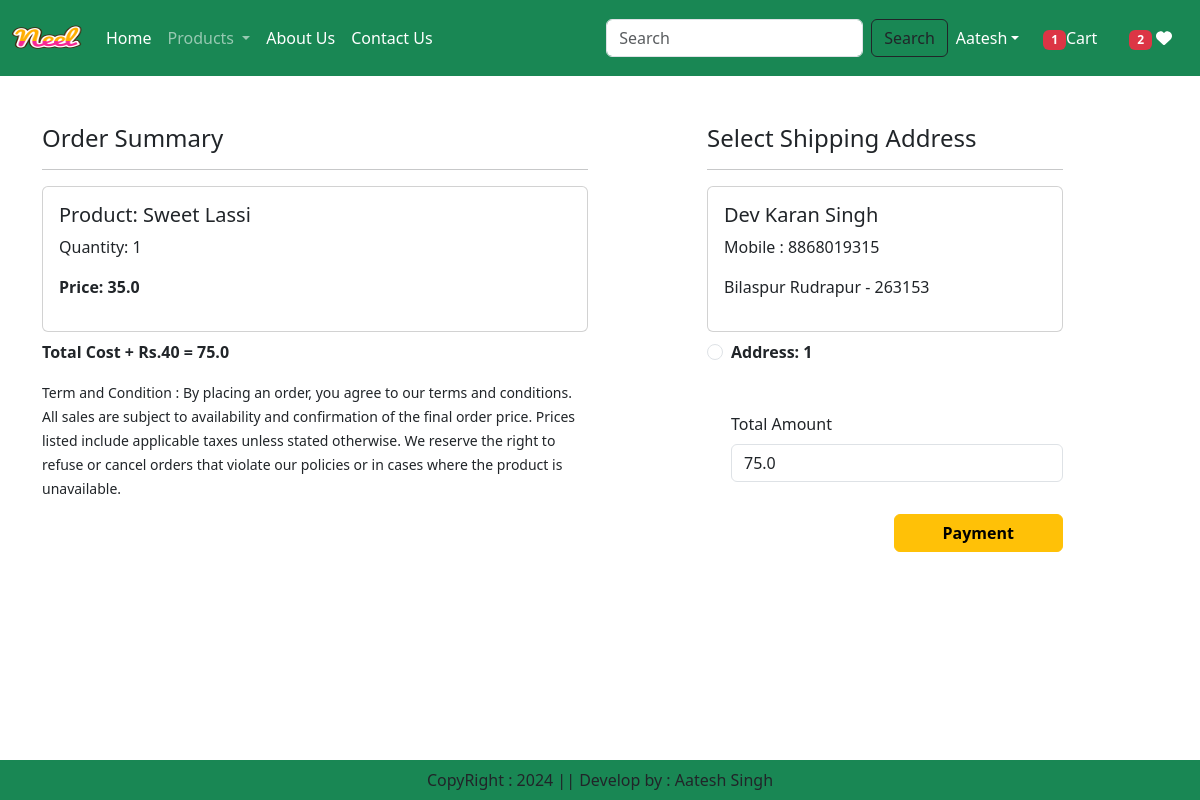
/checkout/ (signed in), run on an earlier commit of the app's database.
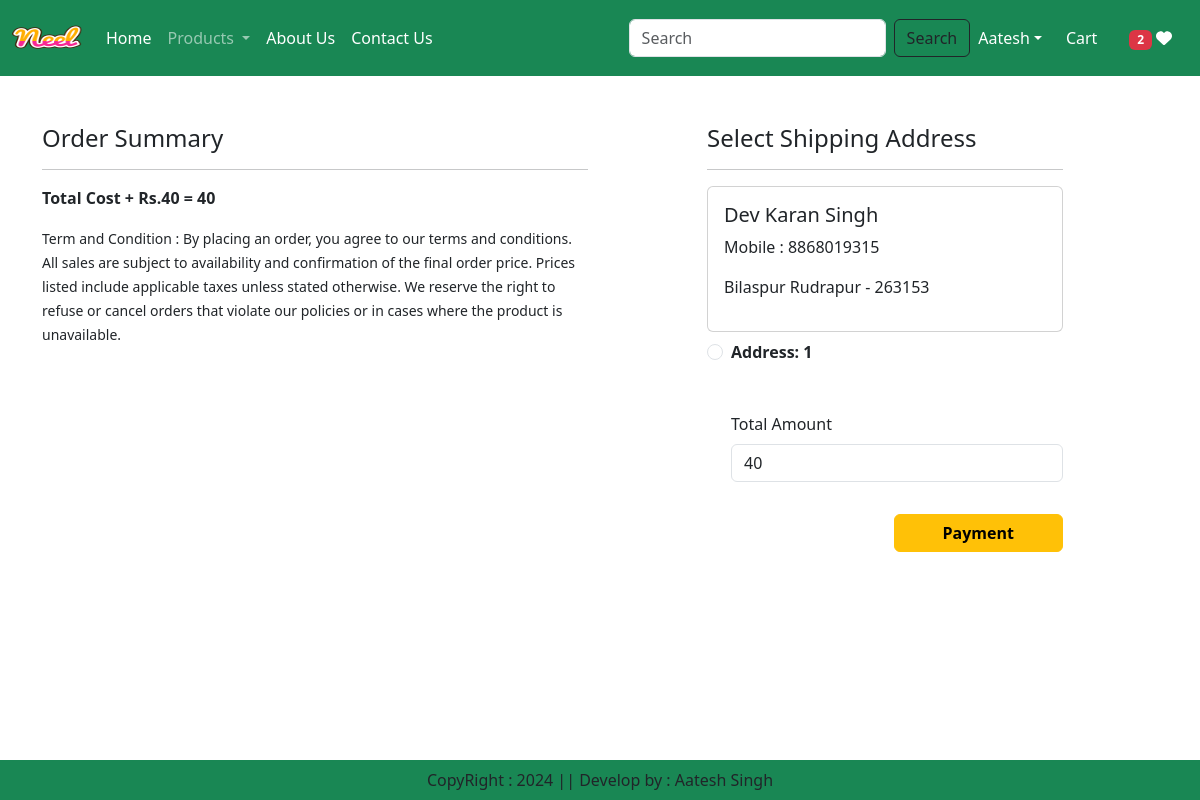
And on a later commit of the database.
### app/models.py (models this page shows, shortened)
class Cart(models.Model):
    user = models.ForeignKey(User,on_delete=models.CASCADE)
    product = models.ForeignKey(Product, on_delete=models.CASCADE)
    quantity =  models.PositiveIntegerField(default=1)

class Product(models.Model):
    title = models.CharField(max_length=100)
    selling_price = models. FloatField()
    discounted_price =  models.FloatField()
    description= models. TextField()
    composition = models.TextField(default='')
    prodapp = models. TextField(default='')
    category = models.CharField(choices=CATEGORY_CHOICES, max_length=2)
    product_image = models.ImageField(upload_to = 'product')

class Customer(models.Model):
    user = models.ForeignKey(User,on_delete=models.CASCADE)
    name =  models.CharField(max_length=200)
    locality = models.CharField(max_length=200)
    city =  models.CharField(max_length=50)
    mobile=  models.IntegerField(default=0)
    zipcode =  models.IntegerField()
    state =  models.CharField(choices=STATE_CHOICES, max_length=100)

### app/views.py (the view, shortened to what this page needs)
# urls.py: path('checkout/', views.checkout.as_view(),name="checkout"),
@method_decorator(login_required,name='dispatch')
class checkout(View):
    def get(self,request):
        totalitem = 0
        wishitem = 0
        if request.user.is_authenticated:
            totalitem = len(Cart.objects.filter(user=request.user))
            wishitem = len(Wishlist.objects.filter(user=request.user))
        user = request.user
        add = Customer.objects.filter(user=user)
        cart_items = Cart.objects.filter(user=user)
        famount = 0
        for p in cart_items:
            value = p.product.discounted_price * p.quantity
            famount += value
        totalamount = famount + 40
        razoramount = int(totalamount * 100)
        client =razorpay.Client(auth=(settings.RAZOR_KEY_ID,settings.RAZOR_KEY_SECRET))
        data={"amount":razoramount,"currency":"INR","receipt":"order_rcptid_11"}
        payment_response = client.order.create(data=data)
        print(payment_response)
        order_id = payment_response['id']
        order_status = payment_response['status']
        return render(request,"app/checkout.html",locals())

### app/templates/app/checkout.html (shortened to what this page needs)
{% extends "app/base.html" %}
{% load static %}
{% block main-content %}
<div class="container">
    <div class="row mt-5">
        <div class="col-sm-6">
            <h4>Order Summary</h4>
            <hr>
            {% for item in cart_items  %}
            <div class="card mb-2">
                <div class="card-body">
                    <h5>Product: {{item.product.title}}</h5>
                    <p> Quantity: {{item.quantity}}</p>
                    <p class="fw-bold">Price: {{item.product.discounted_price}}</p>
                </div>
            </div>
            {% endfor %}
            <p class="fw-bold">Total Cost + Rs.40 =  {{totalamount}}</p>
            <small>Term and Condition : By placing an order, you agree to our terms and conditions. All sales are subject to availability and confirmation of the final order price. Prices listed include applicable taxes unless stated otherwise. We reserve the right to refuse or cancel orders that violate our policies or in cases where the product is unavailable. </small>
        </div>
        <div class="col-sm-4 offset-sm-1">
            <h4>Select Shipping Address</h4>
            <hr>
            <form method="post" id="myform">
                {% for ad in add %}
                <div class="card">
                    <div class="card-body">
                        <h5>{{ad.name}}</h5>
                        <p>Mobile : {{ad.mobile}}</p>
                        <p> {{ad.locality}} {{ad.city}} - {{ad.zipcode}}</p>
                    </div>
                </div>
                <div class="form-check mt-2 mb-5">
                    <input class="form-check-input" type="radio" name="custid" id="custadd{{forloop.counter}}" value="{{ad.id}}">
                    <label class="form-check-label fw-bold" for="custadd{{forloop.counter}}"> Address: {{forloop.counter}}</label>
                </div>
                {% endfor %}
                <div class="form-check mb-3">
                    <label type="totalamount" class="form-label">Total Amount</label>
                    <input type="number" class="form-control" name="totalamount" value={{totalamount}} readonly>
                </div>
                <div class="text-end">
                    <button id="rzp-button1" type="submit" class="btn btn-warning mt-3 px-5 fw-bold">Payment</button>
                </div>
            </form>
        </div>
    </div>
</div>
<br><br>
{% endblock main-content %}

What changed in the data, as far as the page shows it:
removed Cart: product "Sweet Lassi", quantity "1", product.discounted_price "35.0"
Also different on the page:
{{ totalamount }}: "75.0" → "40"
form field totalamount: "75.0" → "40"
{{ totalitem }}: "1" → (not shown)
